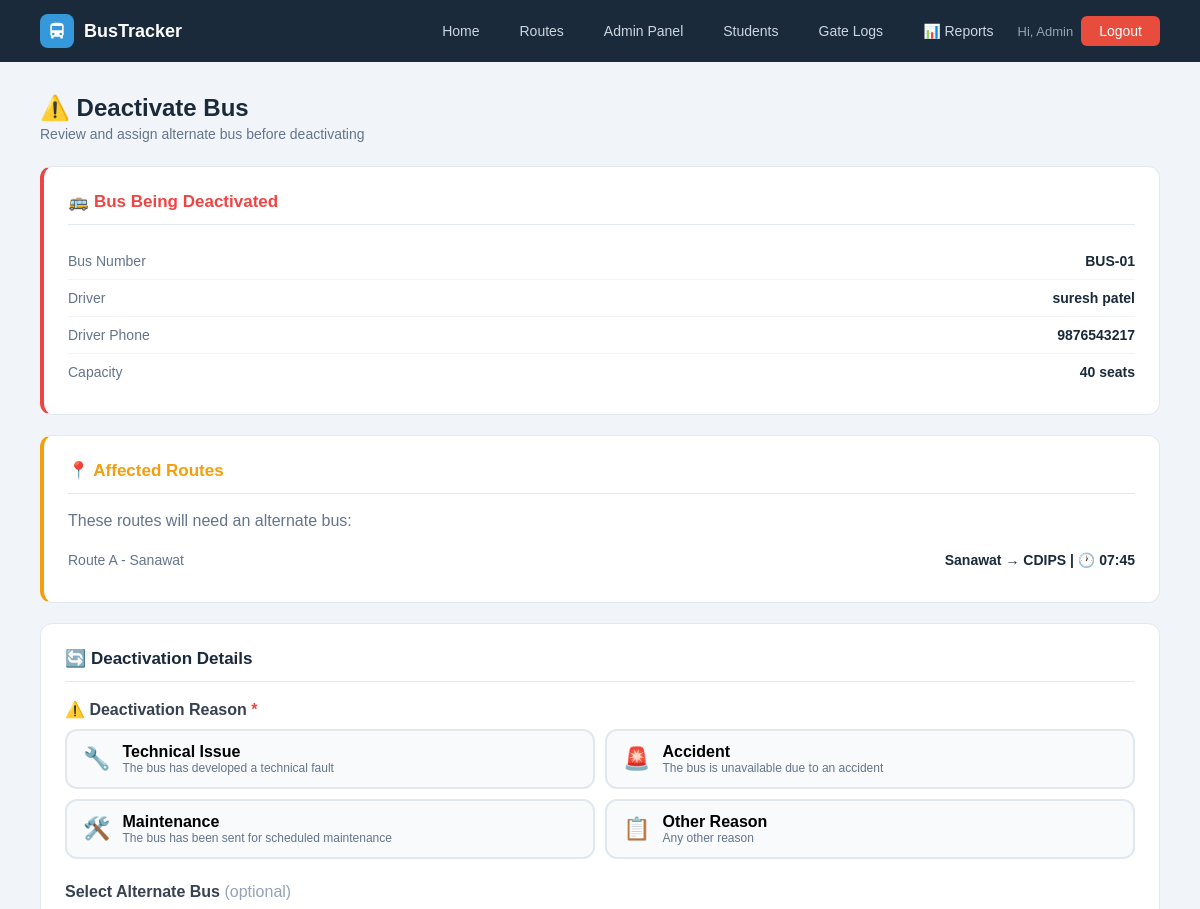
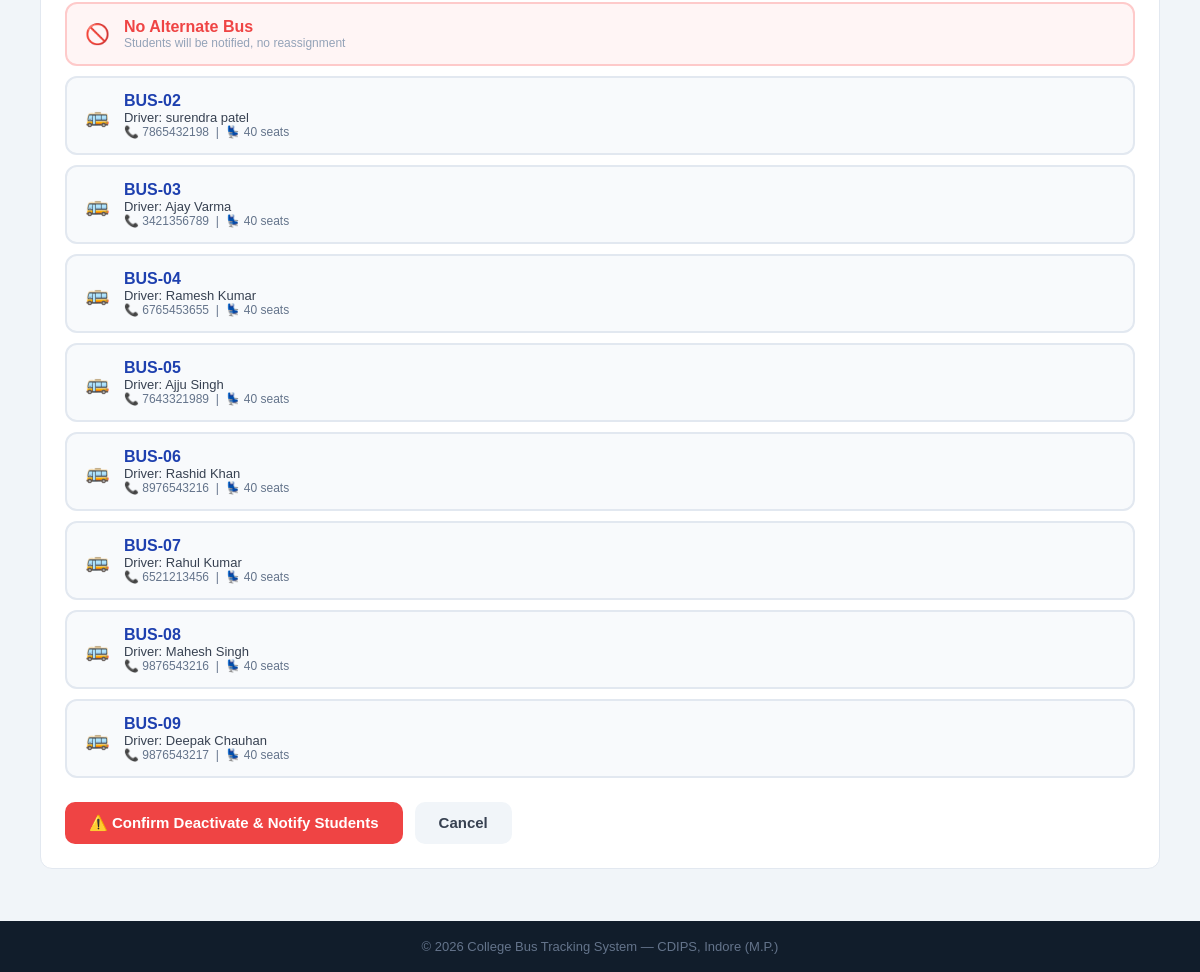
/admin/bus-status/20/inactive (signed in), run on the app's committed database (2 pictures, top to bottom).
### tables this page shows
CREATE TABLE buses (
        id INTEGER PRIMARY KEY AUTOINCREMENT,
        bus_number TEXT UNIQUE NOT NULL, driver_name TEXT NOT NULL,
        driver_phone TEXT, capacity INTEGER DEFAULT 40,
        status TEXT DEFAULT 'active',
        current_lat REAL DEFAULT 22.7196, current_lng REAL DEFAULT 75.8577, driver_address TEXT);

CREATE TABLE routes (
        id INTEGER PRIMARY KEY AUTOINCREMENT,
        route_name TEXT NOT NULL, bus_id INTEGER,
        start_point TEXT, end_point TEXT,
        departure_time TEXT, arrival_time TEXT, stops TEXT, original_bus_id INTEGER,
        FOREIGN KEY(bus_id) REFERENCES buses(id));

### app.py (the view, shortened to what this page needs)
@app.route('/admin/bus-status/<int:bid>/<status>', methods=['GET','POST'])
@admin_required
def bus_status(bid, status):
    db = get_db()
    bus = db.execute("SELECT * FROM buses WHERE id=?", (bid,)).fetchone()
    if not bus:
        flash('Bus not found.', 'error')
        db.close()
        return redirect(url_for('admin_dashboard'))
    if status == 'inactive':
        if request.method == 'GET':
            affected_routes = db.execute(
                "SELECT * FROM routes WHERE bus_id=?", (bid,)
            ).fetchall()
            active_buses = db.execute(
                "SELECT * FROM buses WHERE status='active' AND id!=?", (bid,)
            ).fetchall()
            db.close()
            return render_template(
                'deactivate_confirm.html',
                bus=bus,
                affected_routes=affected_routes,
                active_buses=active_buses
            )
    return redirect(url_for('admin_dashboard')+'#buses')

### app.py (called while the page is built, shortened)
def get_db():
    conn = sqlite3.connect(DB)
    conn.row_factory = sqlite3.Row
    return conn

def admin_required(f):
    @wraps(f)
    def dec(*a, **kw):
        if 'admin' not in session:
            flash('Admin access required.', 'error')
            return redirect(url_for('admin_login'))
        return f(*a, **kw)
    return dec

@app.context_processor
def inject_notifications():
    return dict(notifications=[], unread_count=0)

### templates/deactivate_confirm.html (shortened to what this page needs)
{% extends "base.html" %}
{% block content %}
<div class="page">
    <div class="page-header">
        <h1>⚠️ Deactivate Bus</h1>
        <p>Review and assign alternate bus before deactivating</p>
    </div>
    <div class="panel" style="border-left: 4px solid #ef4444;">
        <h2 style="color:#ef4444;">🚌 Bus Being Deactivated</h2>
        <div class="info-row"><span class="key">Bus Number</span><span class="val"><b>{{ bus.bus_number }}</b></span></div>
        <div class="info-row"><span class="key">Driver</span><span class="val">{{ bus.driver_name }}</span></div>
        <div class="info-row"><span class="key">Driver Phone</span><span class="val">{{ bus.driver_phone or 'N/A' }}</span></div>
        <div class="info-row"><span class="key">Capacity</span><span class="val">{{ bus.capacity }} seats</span></div>
    </div>
    {% if affected_routes %}
    <div class="panel" style="border-left: 4px solid #f59e0b;">
        <h2 style="color:#f59e0b;">📍 Affected Routes</h2>
        <p style="color:#64748b;margin-bottom:12px;">These routes will need an alternate bus:</p>
        {% for r in affected_routes %}
        <div class="info-row">
            <span class="key">{{ r.route_name }}</span>
            <span class="val">{{ r.start_point }} → {{ r.end_point }} | 🕐 {{ r.departure_time }}</span>
        </div>
        {% endfor %}
    </div>
    {% else %}
    <div class="panel">
        <p style="color:#64748b;text-align:center;padding:16px;">No routes currently assigned to this bus.</p>
    </div>
    {% endif %}
    <div class="panel">
        <h2>🔄 Deactivation Details</h2>
        <form method="POST" action="{{ url_for('bus_status', bid=bus.id, status='inactive') }}">
            <div style="margin-bottom:24px;">
                <label style="display:block;font-weight:600;margin-bottom:10px;color:#374151;">
                    ⚠️ Deactivation Reason <span style="color:#ef4444;">*</span>
                </label>
                <div class="reason-options">
                    <label class="reason-option">
                        <div class="reason-card">
                            <span style="font-size:22px">🔧</span>
                            <div>
                                <div style="font-weight:600;">Technical Issue</div>
                                <div style="font-size:12px;color:#64748b;">The bus has developed a technical fault</div>
                            </div>
                        </div>
                    </label>
                    <label class="reason-option">
                        <div class="reason-card">
                            <span style="font-size:22px">🚨</span>
                            <div>
                                <div style="font-weight:600;">Accident</div>
                                <div style="font-size:12px;color:#64748b;">The bus is unavailable due to an accident</div>
                            </div>
                        </div>
                    </label>
                    <label class="reason-option">
                        <div class="reason-card">
                            <span style="font-size:22px">🛠️</span>
                            <div>
                                <div style="font-weight:600;">Maintenance</div>
                                <div style="font-size:12px;color:#64748b;">The bus has been sent for scheduled maintenance</div>
                            </div>
                        </div>
                    </label>
                    <label class="reason-option">
                        <div class="reason-card">
                            <span style="font-size:22px">📋</span>
                            <div>
                                <div style="font-weight:600;">Other Reason</div>
                                <div style="font-size:12px;color:#64748b;">Any other reason</div>
                            </div>
                        </div>
                    </label>
                </div>
            </div>
            <div style="margin-bottom:20px;">
                <label style="display:block;font-weight:600;margin-bottom:10px;color:#374151;">
                    Select Alternate Bus <span style="color:#94a3b8;font-weight:400;">(optional)</span>
                </label>
                {% if active_buses %}
                <div class="alt-bus-list">
                    <label class="alt-bus-option">
                        <div class="alt-bus-card alt-bus-none">
                            <span style="font-size:20px">🚫</span>
                            <div>
                                <div style="font-weight:600;color:#ef4444;">No Alternate Bus</div>
                                <div style="font-size:12px;color:#94a3b8;">Students will be notified, no reassignment</div>
                            </div>
                        </div>
                    </label>
                    {% for b in active_buses %}
                    <label class="alt-bus-option">
                        <div class="alt-bus-card">
                            <span style="font-size:20px">🚌</span>
                            <div>
                                <div style="font-weight:600;color:#1e40af;">{{ b.bus_number }}</div>
                                <div style="font-size:13px;color:#374151;">Driver: {{ b.driver_name }}</div>
                                <div style="font-size:12px;color:#64748b;">📞 {{ b.driver_phone or 'N/A' }} &nbsp;|&nbsp; 💺 {{ b.capacity }} seats</div>
                            </div>
                        </div>
                    </label>
                    {% endfor %}
                </div>
                {% else %}
                <div style="background:#fef2f2;border:1px solid #fecaca;border-radius:10px;padding:16px;color:#dc2626;">
                    ❌ No active buses available for alternate assignment.
                </div>
                {% endif %}
            </div>
            <div style="display:flex;gap:12px;margin-top:24px;">
                <button type="submit" class="btn-deactivate-confirm"
                        onclick="return confirm('Are you sure you want to deactivate {{ bus.bus_number }}? Students will be notified.')">
                    ⚠️ Confirm Deactivate & Notify Students
                </button>
                <a href="{{ url_for('admin_dashboard') }}#buses" class="btn-cancel-deactivate">
                    Cancel
                </a>
            </div>
        </form>
    </div>
</div>
{% endblock %}

### static/css/style.css (style rules this page uses)
* { margin: 0; padding: 0; box-sizing: border-box; font-family: Arial, sans-serif; }
a { text-decoration: none; }
.page { padding: 32px 40px; background: #f1f5f9; min-height: 80vh; }
.page-header { margin-bottom: 24px; }
.page-header h1 { font-size: 24px; color: #1a2a3a; font-weight: bold; }
.page-header p { font-size: 14px; color: #64748b; margin-top: 4px; }
.panel { background: white; border-radius: 12px; border: 1px solid #e2e8f0; padding: 24px; margin-bottom: 20px; }
.panel h2 { font-size: 17px; font-weight: bold; color: #1a2a3a; margin-bottom: 18px; padding-bottom: 12px; border-bottom: 1px solid #e2e8f0; }
.info-row { display: flex; justify-content: space-between; align-items: center; padding: 10px 0; border-bottom: 1px solid #f1f5f9; font-size: 14px; }
.info-row:last-child { border-bottom: none; }
.info-row .key { color: #64748b; }
.info-row .val { font-weight: bold; color: #1a2a3a; }

### templates/deactivate_confirm.html (style rules this page uses)
.reason-options { display:grid; grid-template-columns:repeat(2,1fr); gap:10px; margin-bottom:4px; }
.reason-option { cursor:pointer; }
.reason-card { display:flex; align-items:center; gap:12px; padding:12px 16px; border:2px solid #e2e8f0; border-radius:12px; background:#f8fafc; transition:all 0.2s; cursor:pointer; height:100%; }
.alt-bus-list { display:flex; flex-direction:column; gap:10px; }
.alt-bus-option { cursor:pointer; }
.alt-bus-card { display:flex; align-items:center; gap:14px; padding:14px 18px; border:2px solid #e2e8f0; border-radius:12px; background:#f8fafc; transition:all 0.2s; cursor:pointer; }
.alt-bus-none { background:#fff5f5; border-color:#fecaca; }
.btn-deactivate-confirm { background:#ef4444; color:#fff; border:none; padding:12px 24px; border-radius:10px; font-size:15px; font-weight:600; cursor:pointer; transition:background 0.2s; }
.btn-cancel-deactivate { background:#f1f5f9; color:#374151; padding:12px 24px; border-radius:10px; font-size:15px; font-weight:600; text-decoration:none; display:inline-block; transition:background 0.2s; }

### data on the page
buses: bus_number "BUS-01", driver_name "suresh patel", driver_phone "9876543217", capacity "40"
routes: route_name "Route A - Sanawat", start_point "Sanawat", end_point "CDIPS", departure_time "07:45"
buses: bus_number "BUS-02", driver_name "surendra patel", driver_phone "7865432198", capacity "40"
buses: bus_number "BUS-03", driver_name "Ajay Varma", driver_phone "3421356789", capacity "40"
buses: bus_number "BUS-04", driver_name "Ramesh Kumar", driver_phone "6765453655", capacity "40"
buses: bus_number "BUS-05", driver_name "Ajju Singh", driver_phone "7643321989", capacity "40"
buses: bus_number "BUS-06", driver_name "Rashid Khan", driver_phone "8976543216", capacity "40"
buses: bus_number "BUS-07", driver_name "Rahul Kumar", driver_phone "6521213456", capacity "40"
buses: bus_number "BUS-08", driver_name "Mahesh Singh", driver_phone "9876543216", capacity "40"
buses: bus_number "BUS-09", driver_name "Deepak Chauhan", driver_phone "9876543217", capacity "40"

### other printed values
{{ session['admin']['name'] }} "Admin"
